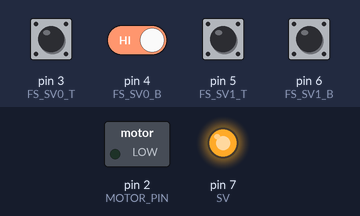
The sketch below on a simulated Arduino Uno, built with avr-gcc and run on an emulated ATmega328P. Parts: switched loads named in the sketch (green lamp = pin HIGH), output pins drawn as LEDs (lit = HIGH). Inputs (shaded band) come from the test bench; at power-on: pin 3 (FS_SV0_T), pin 4 (FS_SV0_B), pin 5 (FS_SV1_T), pin 6 (FS_SV1_B) HIGH.

Above: at 1.2 s.
1.3 s: pin 3 (FS_SV0_T) pulled LOW for 0.15 s
At 1.4 s:
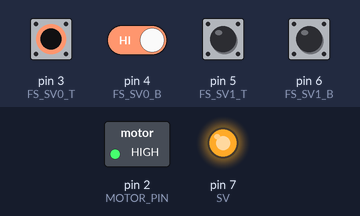
3.0 s: pin 3 (FS_SV0_T) pulled LOW for 3.2 s
At 6.8 s:
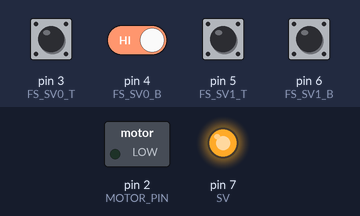
7.7 s: pin 3 (FS_SV0_T) driven LOW and pin 4 (FS_SV0_B) driven LOW
At 8.1 s:
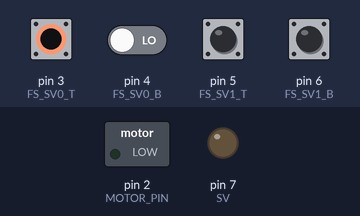
Timing chart, 0 to 10.7 s (numbered marks = the images above; inputs shaded):
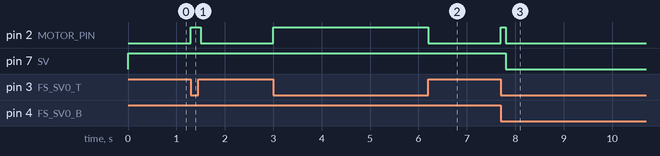

The sketch:

main.ino
```cpp
int MOTOR_PIN = 2; // output        motor
int FS_SV0_T = 3; // input pullup   tank 1 overflow
int FS_SV0_B = 4; // input pullup   tank 1 underflow
int FS_SV1_T = 5; // input pullup   tank 2 overflow
int FS_SV1_B = 6; // input pullup   tank 2 underflow
int SV = 7; // output               solenoid valve
bool tankID = false; //             false = tank 1, true = tank 2
bool isFilling = false; //          false = not filling, true = filling

void setup () {
    pinMode(MOTOR_PIN, OUTPUT); // motor
    pinMode(FS_SV0_T, INPUT_PULLUP); // overflow of tank 1
    pinMode(FS_SV0_B, INPUT_PULLUP); // underflow of tank 1
    pinMode(FS_SV1_T, INPUT_PULLUP); // overflow of tank 2
    pinMode(FS_SV1_B, INPUT_PULLUP); // underflow of tank 2
    pinMode(SV, OUTPUT);   // solenoid valve
    // set solenoid valve to off
    digitalWrite(SV, HIGH);
    // set motor to off
    digitalWrite(MOTOR_PIN, HIGH);
    // serial print for debugging
    // Serial.begin(9600);
}
void loop () {
    // //serial print for debugging
    // Serial.print("FS_SV0_T: ");
    // Serial.println(digitalRead(FS_SV0_T));
    // Serial.print("FS_SV0_B: ");
    // Serial.println(digitalRead(FS_SV0_B));
    // Serial.print("FS_SV1_T: ");
    // Serial.println(digitalRead(FS_SV1_T));
    // Serial.print("FS_SV1_B: ");
    // Serial.println(digitalRead(FS_SV1_B));
    // check if any underflow is triggered
    if ((digitalRead(FS_SV0_B) == HIGH || digitalRead(FS_SV1_B) == HIGH) && !isFilling) {
        // find which one is triggered
        if (digitalRead(FS_SV0_B) == HIGH) {
            // turn off solenoid valve
            digitalWrite(SV, HIGH);
            // turn on motor
            digitalWrite(MOTOR_PIN, LOW);
            // set the tank ID
            tankID = false;
            // set the filling status
            isFilling = true;
        } else if (digitalRead(FS_SV1_B) == HIGH) {
            // turn on solenoid valve
            digitalWrite(SV, LOW);
            // turn on motor
            digitalWrite(MOTOR_PIN, LOW);
            // set the tank ID
            tankID = true;
            // set the filling status
            isFilling = true;
        }
    }
    // check if any overflow is triggered and any tank is filling
    if ((digitalRead(FS_SV0_T) == LOW || digitalRead(FS_SV1_T) == LOW) && isFilling) {
        // find which one is triggered
        if (digitalRead(FS_SV0_T) == LOW && tankID == false) {
            // turn off motor
            digitalWrite(MOTOR_PIN, HIGH);
            // set the filling status
            isFilling = false;
        } else if (digitalRead(FS_SV1_T) == LOW && tankID == true) {
            // turn off motor
            digitalWrite(MOTOR_PIN, HIGH);
            // set the filling status
            isFilling = false;
            // turn off solenoid valve
            digitalWrite(SV, HIGH);
        }
    }
    // delay of 100 milliseconds
    delay(100);
}
```

Measured:
- after the input at 1.3 s, pin 2 (MOTOR_PIN): LOW → HIGH at once, → LOW 0.20 s later
- after the input at 3.0 s, pin 2 (MOTOR_PIN): LOW → HIGH at once, → LOW 3.2 s later
- after the input at 7.7 s, pin 2 (MOTOR_PIN): LOW → HIGH at once, → LOW 0.10 s later; pin 7 (SV): HIGH → LOW after 0.10 s
